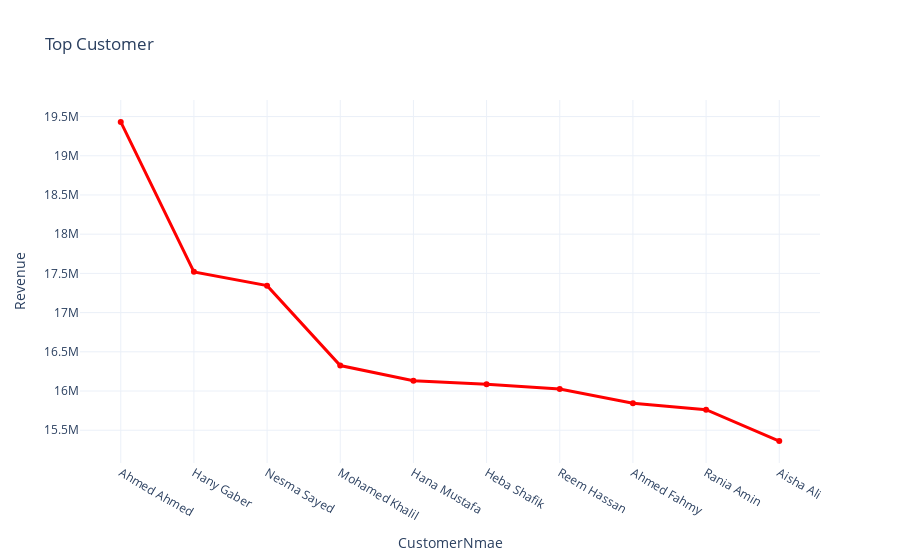

This figure's notebook cell:
### Code cell
fig=go.Figure()
fig.add_trace(go.Scatter(
    x=df['Customer.Name'],
    y=df["TotalPrice"],
    name="TopCustomer",
    mode="lines+markers",
    line=dict(color="red",width=3)
))
fig.update_layout(
    title="Top Customer",
    xaxis_title="CustomerNmae",
    yaxis_title="Revenue",
    hovermode="x unified",
    template="plotly_white",
    legend=dict(title="Cities",orientation="h",x=0.3,y=-0.2)

)

### Figure 1 — Plotly figure (JSON) as saved in the notebook; plotly's stock layout.template omitted (floating-point values rounded to 4 significant figures)
{"data": [{"line": {"color": "red", "width": 3}, "mode": "lines+markers", "name": "TopCustomer", "type": "scatter", "x": ["Ahmed Ahmed", "Hany Gaber", "Nesma Sayed", "Mohamed Khalil", "Hana Mustafa", "Heba Shafik", "Reem Hassan", "Ahmed Fahmy", "Rania Amin", "Aisha Ali"], "y": [19430000.0, 17520000.0, 17340000.0, 16320000.0, 16130000.0, 16090000.0, 16030000.0, 15840000.0, 15760000.0, 15360000.0]}], "layout": {"hovermode": "x unified", "legend": {"orientation": "h", "title": {"text": "Cities"}, "x": 0.3, "y": -0.2}, "title": {"text": "Top Customer"}, "xaxis": {"title": {"text": "CustomerNmae"}}, "yaxis": {"title": {"text": "Revenue"}}}}
